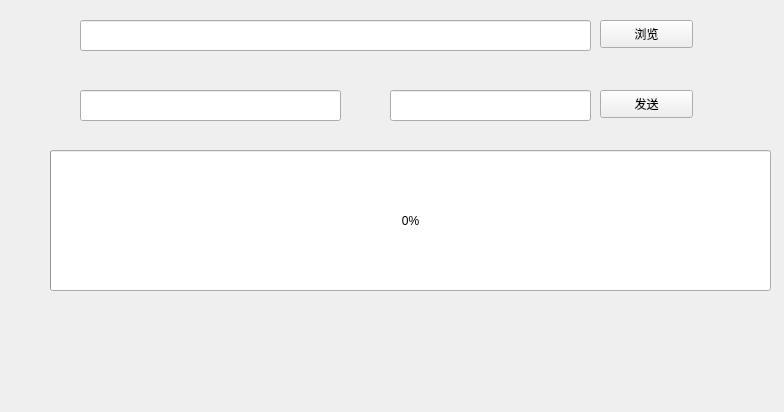
<?xml version="1.0" encoding="UTF-8"?>
<ui version="4.0">
 <class>MainWindow</class>
 <widget class="QMainWindow" name="MainWindow">
  <property name="geometry">
   <rect>
    <x>0</x>
    <y>0</y>
    <width>784</width>
    <height>412</height>
   </rect>
  </property>
  <property name="windowTitle">
   <string>MainWindow</string>
  </property>
  <widget class="QWidget" name="centralWidget">
   <widget class="QProgressBar" name="progressBar">
    <property name="geometry">
     <rect>
      <x>50</x>
      <y>150</y>
      <width>721</width>
      <height>141</height>
     </rect>
    </property>
    <property name="value">
     <number>0</number>
    </property>
   </widget>
   <widget class="QPushButton" name="openBtn">
    <property name="geometry">
     <rect>
      <x>600</x>
      <y>20</y>
      <width>93</width>
      <height>28</height>
     </rect>
    </property>
    <property name="text">
     <string>浏览</string>
    </property>
   </widget>
   <widget class="QPushButton" name="sendBtn">
    <property name="geometry">
     <rect>
      <x>600</x>
      <y>90</y>
      <width>93</width>
      <height>28</height>
     </rect>
    </property>
    <property name="text">
     <string>发送</string>
    </property>
   </widget>
   <widget class="QLineEdit" name="filePath">
    <property name="geometry">
     <rect>
      <x>80</x>
      <y>20</y>
      <width>511</width>
      <height>31</height>
     </rect>
    </property>
   </widget>
   <widget class="QLineEdit" name="ipEdit">
    <property name="geometry">
     <rect>
      <x>80</x>
      <y>90</y>
      <width>261</width>
      <height>31</height>
     </rect>
    </property>
   </widget>
   <widget class="QLineEdit" name="comEdit">
    <property name="geometry">
     <rect>
      <x>390</x>
      <y>90</y>
      <width>201</width>
      <height>31</height>
     </rect>
    </property>
   </widget>
  </widget>
 </widget>
 <layoutdefault spacing="6" margin="11"/>
 <resources/>
 <connections/>
</ui>
